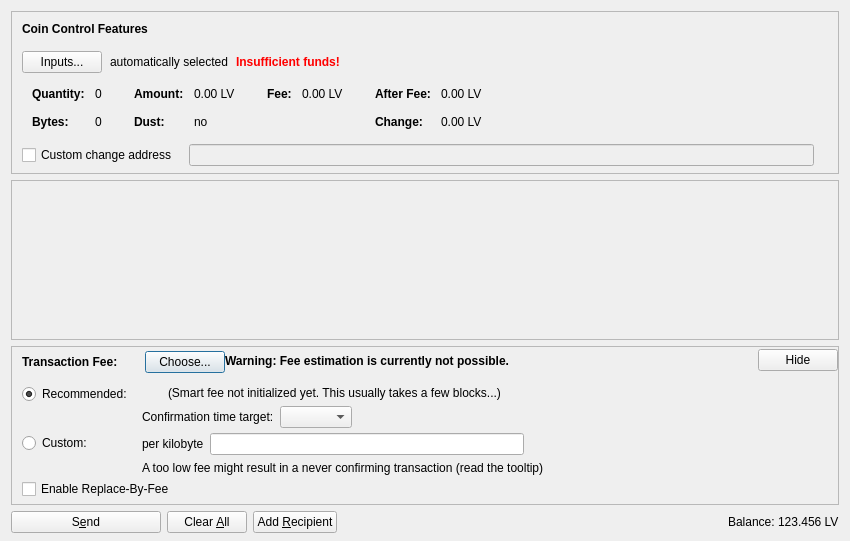
<?xml version="1.0" encoding="UTF-8"?>
<ui version="4.0">
 <class>SendCoinsDialog</class>
 <widget class="QDialog" name="SendCoinsDialog">
  <property name="geometry">
   <rect>
    <x>0</x>
    <y>0</y>
    <width>850</width>
    <height>541</height>
   </rect>
  </property>
  <property name="windowTitle">
   <string>Send Coins</string>
  </property>
  <layout class="QVBoxLayout" name="verticalLayout" stretch="0,1,0,0">
   <property name="bottomMargin">
    <number>8</number>
   </property>
   <item>
    <widget class="QFrame" name="frameCoinControl">
     <property name="sizePolicy">
      <sizepolicy hsizetype="Expanding" vsizetype="Expanding">
       <horstretch>0</horstretch>
       <verstretch>0</verstretch>
      </sizepolicy>
     </property>
     <property name="maximumSize">
      <size>
       <width>16777215</width>
       <height>16777215</height>
      </size>
     </property>
     <property name="frameShape">
      <enum>QFrame::StyledPanel</enum>
     </property>
     <property name="frameShadow">
      <enum>QFrame::Sunken</enum>
     </property>
     <layout class="QVBoxLayout" name="verticalLayoutCoinControl2">
      <property name="spacing">
       <number>0</number>
      </property>
      <property name="leftMargin">
       <number>0</number>
      </property>
      <property name="topMargin">
       <number>0</number>
      </property>
      <property name="rightMargin">
       <number>0</number>
      </property>
      <property name="bottomMargin">
       <number>6</number>
      </property>
      <item>
       <layout class="QVBoxLayout" name="verticalLayoutCoinControl" stretch="0,0,0,0,1">
        <property name="spacing">
         <number>0</number>
        </property>
        <property name="leftMargin">
         <number>10</number>
        </property>
        <property name="topMargin">
         <number>10</number>
        </property>
        <item>
         <layout class="QHBoxLayout" name="horizontalLayoutCoinControl1">
          <property name="bottomMargin">
           <number>15</number>
          </property>
          <item>
           <widget class="QLabel" name="labelCoinControlFeatures">
            <property name="sizePolicy">
             <sizepolicy hsizetype="Preferred" vsizetype="Maximum">
              <horstretch>0</horstretch>
              <verstretch>0</verstretch>
             </sizepolicy>
            </property>
            <property name="font">
             <font>
              <weight>75</weight>
              <bold>true</bold>
             </font>
            </property>
            <property name="styleSheet">
             <string notr="true">font-weight:bold;</string>
            </property>
            <property name="text">
             <string>Coin Control Features</string>
            </property>
           </widget>
          </item>
         </layout>
        </item>
        <item>
         <layout class="QHBoxLayout" name="horizontalLayoutCoinControl2" stretch="0,0,0,0">
          <property name="spacing">
           <number>8</number>
          </property>
          <property name="bottomMargin">
           <number>10</number>
          </property>
          <item>
           <widget class="QPushButton" name="pushButtonCoinControl">
            <property name="styleSheet">
             <string notr="true"/>
            </property>
            <property name="text">
             <string>Inputs...</string>
            </property>
            <property name="autoDefault">
             <bool>false</bool>
            </property>
           </widget>
          </item>
          <item>
           <widget class="QLabel" name="labelCoinControlAutomaticallySelected">
            <property name="text">
             <string>automatically selected</string>
            </property>
            <property name="margin">
             <number>5</number>
            </property>
           </widget>
          </item>
          <item>
           <widget class="QLabel" name="labelCoinControlInsuffFunds">
            <property name="font">
             <font>
              <weight>75</weight>
              <bold>true</bold>
             </font>
            </property>
            <property name="styleSheet">
             <string notr="true">color:red;font-weight:bold;</string>
            </property>
            <property name="text">
             <string>Insufficient funds!</string>
            </property>
            <property name="margin">
             <number>5</number>
            </property>
           </widget>
          </item>
          <item>
           <spacer name="horizontalSpacerCoinControl">
            <property name="orientation">
             <enum>Qt::Horizontal</enum>
            </property>
            <property name="sizeHint" stdset="0">
             <size>
              <width>40</width>
              <height>1</height>
             </size>
            </property>
           </spacer>
          </item>
         </layout>
        </item>
        <item>
         <widget class="QWidget" name="widgetCoinControl" native="true">
          <property name="sizePolicy">
           <sizepolicy hsizetype="Preferred" vsizetype="Preferred">
            <horstretch>0</horstretch>
            <verstretch>0</verstretch>
           </sizepolicy>
          </property>
          <property name="minimumSize">
           <size>
            <width>0</width>
            <height>0</height>
           </size>
          </property>
          <property name="styleSheet">
           <string notr="true"/>
          </property>
          <layout class="QHBoxLayout" name="horizontalLayoutCoinControl5">
           <property name="leftMargin">
            <number>0</number>
           </property>
           <property name="topMargin">
            <number>0</number>
           </property>
           <property name="rightMargin">
            <number>0</number>
           </property>
           <property name="bottomMargin">
            <number>0</number>
           </property>
           <item>
            <layout class="QHBoxLayout" name="horizontalLayoutCoinControl3" stretch="0,0,0,1">
             <property name="spacing">
              <number>20</number>
             </property>
             <property name="topMargin">
              <number>0</number>
             </property>
             <property name="bottomMargin">
              <number>10</number>
             </property>
             <item>
              <layout class="QFormLayout" name="formLayoutCoinControl1">
               <property name="horizontalSpacing">
                <number>10</number>
               </property>
               <property name="verticalSpacing">
                <number>14</number>
               </property>
               <property name="leftMargin">
                <number>10</number>
               </property>
               <property name="topMargin">
                <number>4</number>
               </property>
               <property name="rightMargin">
                <number>6</number>
               </property>
               <item row="0" column="0">
                <widget class="QLabel" name="labelCoinControlQuantityText">
                 <property name="font">
                  <font>
                   <weight>75</weight>
                   <bold>true</bold>
                  </font>
                 </property>
                 <property name="text">
                  <string>Quantity:</string>
                 </property>
                 <property name="margin">
                  <number>0</number>
                 </property>
                </widget>
               </item>
               <item row="0" column="1">
                <widget class="QLabel" name="labelCoinControlQuantity">
                 <property name="cursor">
                  <cursorShape>IBeamCursor</cursorShape>
                 </property>
                 <property name="contextMenuPolicy">
                  <enum>Qt::ActionsContextMenu</enum>
                 </property>
                 <property name="text">
                  <string notr="true">0</string>
                 </property>
                 <property name="margin">
                  <number>0</number>
                 </property>
                 <property name="textInteractionFlags">
                  <set>Qt::LinksAccessibleByMouse|Qt::TextSelectableByKeyboard|Qt::TextSelectableByMouse</set>
                 </property>
                </widget>
               </item>
               <item row="1" column="0">
                <widget class="QLabel" name="labelCoinControlBytesText">
                 <property name="font">
                  <font>
                   <weight>75</weight>
                   <bold>true</bold>
                  </font>
                 </property>
                 <property name="text">
                  <string>Bytes:</string>
                 </property>
                </widget>
               </item>
               <item row="1" column="1">
                <widget class="QLabel" name="labelCoinControlBytes">
                 <property name="cursor">
                  <cursorShape>IBeamCursor</cursorShape>
                 </property>
                 <property name="contextMenuPolicy">
                  <enum>Qt::ActionsContextMenu</enum>
                 </property>
                 <property name="text">
                  <string notr="true">0</string>
                 </property>
                 <property name="textInteractionFlags">
                  <set>Qt::LinksAccessibleByMouse|Qt::TextSelectableByKeyboard|Qt::TextSelectableByMouse</set>
                 </property>
                </widget>
               </item>
              </layout>
             </item>
             <item>
              <layout class="QFormLayout" name="formLayoutCoinControl2">
               <property name="horizontalSpacing">
                <number>10</number>
               </property>
               <property name="verticalSpacing">
                <number>14</number>
               </property>
               <property name="leftMargin">
                <number>6</number>
               </property>
               <property name="topMargin">
                <number>4</number>
               </property>
               <property name="rightMargin">
                <number>6</number>
               </property>
               <item row="0" column="0">
                <widget class="QLabel" name="labelCoinControlAmountText">
                 <property name="font">
                  <font>
                   <weight>75</weight>
                   <bold>true</bold>
                  </font>
                 </property>
                 <property name="text">
                  <string>Amount:</string>
                 </property>
                 <property name="margin">
                  <number>0</number>
                 </property>
                </widget>
               </item>
               <item row="0" column="1">
                <widget class="QLabel" name="labelCoinControlAmount">
                 <property name="cursor">
                  <cursorShape>IBeamCursor</cursorShape>
                 </property>
                 <property name="contextMenuPolicy">
                  <enum>Qt::ActionsContextMenu</enum>
                 </property>
                 <property name="text">
                  <string notr="true">0.00 LV</string>
                 </property>
                 <property name="textInteractionFlags">
                  <set>Qt::LinksAccessibleByMouse|Qt::TextSelectableByKeyboard|Qt::TextSelectableByMouse</set>
                 </property>
                </widget>
               </item>
               <item row="1" column="0">
                <widget class="QLabel" name="labelCoinControlLowOutputText">
                 <property name="font">
                  <font>
                   <weight>75</weight>
                   <bold>true</bold>
                  </font>
                 </property>
                 <property name="text">
                  <string>Dust:</string>
                 </property>
                </widget>
               </item>
               <item row="1" column="1">
                <widget class="QLabel" name="labelCoinControlLowOutput">
                 <property name="cursor">
                  <cursorShape>IBeamCursor</cursorShape>
                 </property>
                 <property name="contextMenuPolicy">
                  <enum>Qt::ActionsContextMenu</enum>
                 </property>
                 <property name="text">
                  <string notr="true">no</string>
                 </property>
                 <property name="textInteractionFlags">
                  <set>Qt::LinksAccessibleByMouse|Qt::TextSelectableByKeyboard|Qt::TextSelectableByMouse</set>
                 </property>
                </widget>
               </item>
              </layout>
             </item>
             <item>
              <layout class="QFormLayout" name="formLayoutCoinControl3">
               <property name="horizontalSpacing">
                <number>10</number>
               </property>
               <property name="verticalSpacing">
                <number>14</number>
               </property>
               <property name="leftMargin">
                <number>6</number>
               </property>
               <property name="topMargin">
                <number>4</number>
               </property>
               <property name="rightMargin">
                <number>6</number>
               </property>
               <item row="0" column="0">
                <widget class="QLabel" name="labelCoinControlFeeText">
                 <property name="font">
                  <font>
                   <weight>75</weight>
                   <bold>true</bold>
                  </font>
                 </property>
                 <property name="text">
                  <string>Fee:</string>
                 </property>
                 <property name="margin">
                  <number>0</number>
                 </property>
                </widget>
               </item>
               <item row="0" column="1">
                <widget class="QLabel" name="labelCoinControlFee">
                 <property name="cursor">
                  <cursorShape>IBeamCursor</cursorShape>
                 </property>
                 <property name="contextMenuPolicy">
                  <enum>Qt::ActionsContextMenu</enum>
                 </property>
                 <property name="text">
                  <string notr="true">0.00 LV</string>
                 </property>
                 <property name="textInteractionFlags">
                  <set>Qt::LinksAccessibleByMouse|Qt::TextSelectableByKeyboard|Qt::TextSelectableByMouse</set>
                 </property>
                </widget>
               </item>
              </layout>
             </item>
             <item>
              <layout class="QFormLayout" name="formLayoutCoinControl4">
               <property name="horizontalSpacing">
                <number>10</number>
               </property>
               <property name="verticalSpacing">
                <number>14</number>
               </property>
               <property name="leftMargin">
                <number>6</number>
               </property>
               <property name="topMargin">
                <number>4</number>
               </property>
               <property name="rightMargin">
                <number>6</number>
               </property>
               <item row="0" column="0">
                <widget class="QLabel" name="labelCoinControlAfterFeeText">
                 <property name="font">
                  <font>
                   <weight>75</weight>
                   <bold>true</bold>
                  </font>
                 </property>
                 <property name="text">
                  <string>After Fee:</string>
                 </property>
                 <property name="margin">
                  <number>0</number>
                 </property>
                </widget>
               </item>
               <item row="0" column="1">
                <widget class="QLabel" name="labelCoinControlAfterFee">
                 <property name="cursor">
                  <cursorShape>IBeamCursor</cursorShape>
                 </property>
                 <property name="contextMenuPolicy">
                  <enum>Qt::ActionsContextMenu</enum>
                 </property>
                 <property name="text">
                  <string notr="true">0.00 LV</string>
                 </property>
                 <property name="textInteractionFlags">
                  <set>Qt::LinksAccessibleByMouse|Qt::TextSelectableByKeyboard|Qt::TextSelectableByMouse</set>
                 </property>
                </widget>
               </item>
               <item row="1" column="0">
                <widget class="QLabel" name="labelCoinControlChangeText">
                 <property name="font">
                  <font>
                   <weight>75</weight>
                   <bold>true</bold>
                  </font>
                 </property>
                 <property name="text">
                  <string>Change:</string>
                 </property>
                </widget>
               </item>
               <item row="1" column="1">
                <widget class="QLabel" name="labelCoinControlChange">
                 <property name="cursor">
                  <cursorShape>IBeamCursor</cursorShape>
                 </property>
                 <property name="contextMenuPolicy">
                  <enum>Qt::ActionsContextMenu</enum>
                 </property>
                 <property name="text">
                  <string notr="true">0.00 LV</string>
                 </property>
                 <property name="textInteractionFlags">
                  <set>Qt::LinksAccessibleByMouse|Qt::TextSelectableByKeyboard|Qt::TextSelectableByMouse</set>
                 </property>
                </widget>
               </item>
              </layout>
             </item>
            </layout>
           </item>
          </layout>
         </widget>
        </item>
        <item>
         <layout class="QHBoxLayout" name="horizontalLayoutCoinControl4" stretch="0,0,0">
          <property name="spacing">
           <number>12</number>
          </property>
          <property name="sizeConstraint">
           <enum>QLayout::SetDefaultConstraint</enum>
          </property>
          <property name="topMargin">
           <number>5</number>
          </property>
          <property name="rightMargin">
           <number>5</number>
          </property>
          <item>
           <widget class="QCheckBox" name="checkBoxCoinControlChange">
            <property name="toolTip">
             <string>If this is activated, but the change address is empty or invalid, change will be sent to a newly generated address.</string>
            </property>
            <property name="text">
             <string>Custom change address</string>
            </property>
           </widget>
          </item>
          <item>
           <widget class="QValidatedLineEdit" name="lineEditCoinControlChange">
            <property name="enabled">
             <bool>false</bool>
            </property>
            <property name="sizePolicy">
             <sizepolicy hsizetype="Expanding" vsizetype="Fixed">
              <horstretch>0</horstretch>
              <verstretch>0</verstretch>
             </sizepolicy>
            </property>
           </widget>
          </item>
          <item>
           <widget class="QLabel" name="labelCoinControlChangeLabel">
            <property name="sizePolicy">
             <sizepolicy hsizetype="Preferred" vsizetype="Expanding">
              <horstretch>0</horstretch>
              <verstretch>0</verstretch>
             </sizepolicy>
            </property>
            <property name="minimumSize">
             <size>
              <width>0</width>
              <height>0</height>
             </size>
            </property>
            <property name="text">
             <string/>
            </property>
            <property name="margin">
             <number>3</number>
            </property>
           </widget>
          </item>
         </layout>
        </item>
        <item>
         <spacer name="verticalSpacerCoinControl">
          <property name="orientation">
           <enum>Qt::Vertical</enum>
          </property>
          <property name="sizeHint" stdset="0">
           <size>
            <width>800</width>
            <height>1</height>
           </size>
          </property>
         </spacer>
        </item>
       </layout>
      </item>
     </layout>
    </widget>
   </item>
   <item>
    <widget class="QScrollArea" name="scrollArea">
     <property name="widgetResizable">
      <bool>true</bool>
     </property>
     <widget class="QWidget" name="scrollAreaWidgetContents">
      <property name="geometry">
       <rect>
        <x>0</x>
        <y>0</y>
        <width>824</width>
        <height>69</height>
       </rect>
      </property>
      <layout class="QVBoxLayout" name="verticalLayout_2" stretch="0,1">
       <property name="leftMargin">
        <number>0</number>
       </property>
       <property name="topMargin">
        <number>0</number>
       </property>
       <property name="rightMargin">
        <number>0</number>
       </property>
       <property name="bottomMargin">
        <number>0</number>
       </property>
       <item>
        <layout class="QVBoxLayout" name="entries">
         <property name="spacing">
          <number>6</number>
         </property>
        </layout>
       </item>
       <item>
        <spacer name="verticalSpacer">
         <property name="orientation">
          <enum>Qt::Vertical</enum>
         </property>
         <property name="sizeHint" stdset="0">
          <size>
           <width>20</width>
           <height>40</height>
          </size>
         </property>
        </spacer>
       </item>
      </layout>
     </widget>
    </widget>
   </item>
   <item>
    <widget class="QFrame" name="frameFee">
     <property name="sizePolicy">
      <sizepolicy hsizetype="Expanding" vsizetype="Expanding">
       <horstretch>0</horstretch>
       <verstretch>0</verstretch>
      </sizepolicy>
     </property>
     <property name="maximumSize">
      <size>
       <width>16777215</width>
       <height>16777215</height>
      </size>
     </property>
     <property name="frameShape">
      <enum>QFrame::StyledPanel</enum>
     </property>
     <property name="frameShadow">
      <enum>QFrame::Sunken</enum>
     </property>
     <layout class="QVBoxLayout" name="verticalLayoutFee1">
      <property name="spacing">
       <number>0</number>
      </property>
      <property name="leftMargin">
       <number>0</number>
      </property>
      <property name="topMargin">
       <number>0</number>
      </property>
      <property name="rightMargin">
       <number>0</number>
      </property>
      <property name="bottomMargin">
       <number>0</number>
      </property>
      <item>
       <layout class="QVBoxLayout" name="verticalLayoutFee2" stretch="0,0,0">
        <property name="spacing">
         <number>0</number>
        </property>
        <property name="leftMargin">
         <number>10</number>
        </property>
        <property name="topMargin">
         <number>0</number>
        </property>
        <item>
         <layout class="QHBoxLayout" name="horizontalLayoutFee1">
          <property name="bottomMargin">
           <number>0</number>
          </property>
          <item>
           <layout class="QVBoxLayout" name="verticalLayoutFee7">
            <property name="spacing">
             <number>0</number>
            </property>
            <item>
             <spacer name="verticalSpacerSmartFee">
              <property name="orientation">
               <enum>Qt::Vertical</enum>
              </property>
              <property name="sizeType">
               <enum>QSizePolicy::Fixed</enum>
              </property>
              <property name="sizeHint" stdset="0">
               <size>
                <width>1</width>
                <height>4</height>
               </size>
              </property>
             </spacer>
            </item>
            <item>
             <layout class="QHBoxLayout" name="horizontalLayoutSmartFee">
              <property name="spacing">
               <number>10</number>
              </property>
              <item>
               <widget class="QLabel" name="labelFeeHeadline">
                <property name="sizePolicy">
                 <sizepolicy hsizetype="Preferred" vsizetype="Maximum">
                  <horstretch>0</horstretch>
                  <verstretch>0</verstretch>
                 </sizepolicy>
                </property>
                <property name="font">
                 <font>
                  <weight>75</weight>
                  <bold>true</bold>
                 </font>
                </property>
                <property name="styleSheet">
                 <string notr="true">font-weight:bold;</string>
                </property>
                <property name="text">
                 <string>Transaction Fee:</string>
                </property>
               </widget>
              </item>
              <item>
               <widget class="QLabel" name="labelFeeMinimized">
                <property name="text">
                 <string/>
                </property>
               </widget>
              </item>
              <item>
               <widget class="QPushButton" name="buttonChooseFee">
                <property name="text">
                 <string>Choose...</string>
                </property>
               </widget>
              </item>
             </layout>
            </item>
            <item>
             <spacer name="verticalSpacer_5">
              <property name="orientation">
               <enum>Qt::Vertical</enum>
              </property>
              <property name="sizeHint" stdset="0">
               <size>
                <width>1</width>
                <height>1</height>
               </size>
              </property>
             </spacer>
            </item>
           </layout>
          </item>
          <item>
           <widget class="QLabel" name="fallbackFeeWarningLabel">
            <property name="font">
             <font>
              <weight>75</weight>
              <bold>true</bold>
             </font>
            </property>
            <property name="toolTip">
             <string>Using the fallbackfee can result in sending a transaction that will take several hours or days (or never) to confirm. Consider choosing your fee manually or wait until you have validated the complete chain.</string>
            </property>
            <property name="text">
             <string>Warning: Fee estimation is currently not possible.</string>
            </property>
            <property name="wordWrap">
             <bool>false</bool>
            </property>
           </widget>
          </item>
          <item>
           <spacer name="horizontalSpacer_4">
            <property name="orientation">
             <enum>Qt::Horizontal</enum>
            </property>
            <property name="sizeType">
             <enum>QSizePolicy::MinimumExpanding</enum>
            </property>
            <property name="sizeHint" stdset="0">
             <size>
              <width>40</width>
              <height>20</height>
             </size>
            </property>
           </spacer>
          </item>
          <item>
           <widget class="QPushButton" name="buttonMinimizeFee">
            <property name="toolTip">
             <string>collapse fee-settings</string>
            </property>
            <property name="text">
             <string>Hide</string>
            </property>
           </widget>
          </item>
         </layout>
        </item>
        <item>
         <widget class="QFrame" name="frameFeeSelection">
          <layout class="QVBoxLayout" name="verticalLayoutFee12">
           <property name="spacing">
            <number>0</number>
           </property>
           <property name="leftMargin">
            <number>0</number>
           </property>
           <property name="topMargin">
            <number>0</number>
           </property>
           <property name="rightMargin">
            <number>0</number>
           </property>
           <property name="bottomMargin">
            <number>0</number>
           </property>
           <item>
            <layout class="QGridLayout" name="gridLayoutFee">
             <property name="topMargin">
              <number>10</number>
             </property>
             <property name="bottomMargin">
              <number>4</number>
             </property>
             <property name="horizontalSpacing">
              <number>10</number>
             </property>
             <property name="verticalSpacing">
              <number>4</number>
             </property>
             <item row="1" column="1">
              <layout class="QVBoxLayout" name="verticalLayoutFee8">
               <property name="spacing">
                <number>6</number>
               </property>
               <item>
                <layout class="QHBoxLayout" name="horizontalLayoutFee13">
                 <item>
                  <widget class="QLabel" name="labelCustomPerKilobyte">
                   <property name="toolTip">
                    <string>Specify a custom fee per kB (1,000 bytes) of the transaction's virtual size.

Note:  Since the fee is calculated on a per-byte basis, a fee of &quot;100 satoshis per kB&quot; for a transaction size of 500 bytes (half of 1 kB) would ultimately yield a fee of only 50 satoshis.</string>
                   </property>
                   <property name="text">
                    <string>per kilobyte</string>
                   </property>
                  </widget>
                 </item>
                 <item>
                  <widget class="BitcoinAmountField" name="customFee"/>
                 </item>
                 <item>
                  <spacer name="horizontalSpacer_6">
                   <property name="orientation">
                    <enum>Qt::Horizontal</enum>
                   </property>
                   <property name="sizeHint" stdset="0">
                    <size>
                     <width>1</width>
                     <height>1</height>
                    </size>
                   </property>
                  </spacer>
                 </item>
                </layout>
               </item>
               <item>
                <layout class="QHBoxLayout" name="horizontalLayoutFee8">
                 <item>
                  <widget class="QLabel" name="labelCustomFeeWarning">
                   <property name="enabled">
                    <bool>true</bool>
                   </property>
                   <property name="toolTip">
                    <string>When there is less transaction volume than space in the blocks, miners as well as relaying nodes may enforce a minimum fee. Paying only this minimum fee is just fine, but be aware that this can result in a never confirming transaction once there is more demand for bitcoin transactions than the network can process.</string>
                   </property>
                   <property name="text">
                    <string>A too low fee might result in a never confirming transaction (read the tooltip)</string>
                   </property>
                  </widget>
                 </item>
                 <item>
                  <spacer name="horizontalSpacer_2">
                   <property name="orientation">
                    <enum>Qt::Horizontal</enum>
                   </property>
                   <property name="sizeHint" stdset="0">
                    <size>
                     <width>1</width>
                     <height>1</height>
                    </size>
                   </property>
                  </spacer>
                 </item>
                </layout>
               </item>
              </layout>
             </item>
             <item row="0" column="0">
              <layout class="QVBoxLayout" name="verticalLayoutFee4" stretch="0,1">
               <item>
                <widget class="QRadioButton" name="radioSmartFee">
                 <property name="text">
                  <string>Recommended:</string>
                 </property>
                 <property name="checked">
                  <bool>true</bool>
                 </property>
                 <attribute name="buttonGroup">
                  <string notr="true">groupFee</string>
                 </attribute>
                </widget>
               </item>
               <item>
                <spacer name="verticalSpacer_2">
                 <property name="orientation">
                  <enum>Qt::Vertical</enum>
                 </property>
                 <property name="sizeHint" stdset="0">
                  <size>
                   <width>1</width>
                   <height>1</height>
                  </size>
                 </property>
                </spacer>
               </item>
              </layout>
             </item>
             <item row="1" column="0">
              <layout class="QVBoxLayout" name="verticalLayoutFee9" stretch="0,1">
               <item>
                <widget class="QRadioButton" name="radioCustomFee">
                 <property name="text">
                  <string>Custom:</string>
                 </property>
                 <attribute name="buttonGroup">
                  <string notr="true">groupFee</string>
                 </attribute>
                </widget>
               </item>
               <item>
                <spacer name="verticalSpacer_6">
                 <property name="orientation">
                  <enum>Qt::Vertical</enum>
                 </property>
                 <property name="sizeHint" stdset="0">
                  <size>
                   <width>1</width>
                   <height>1</height>
                  </size>
                 </property>
                </spacer>
               </item>
              </layout>
             </item>
             <item row="0" column="1">
              <layout class="QVBoxLayout" name="verticalLayoutFee3" stretch="0,0,1">
               <property name="spacing">
                <number>6</number>
               </property>
               <property name="topMargin">
                <number>2</number>
               </property>
               <item>
                <layout class="QHBoxLayout" name="horizontalLayoutFee12">
                 <item>
                  <widget class="QLabel" name="labelSmartFee">
                   <property name="text">
                    <string/>
                   </property>
                  </widget>
                 </item>
                 <item>
                  <widget class="QLabel" name="labelFeeEstimation">
                   <property name="text">
                    <string/>
                   </property>
                  </widget>
                 </item>
                 <item>
                  <widget class="QLabel" name="labelSmartFee2">
                   <property name="text">
                    <string>(Smart fee not initialized yet. This usually takes a few blocks...)</string>
                   </property>
                  </widget>
                 </item>
                 <item>
                  <spacer name="horizontalSpacer_5">
                   <property name="orientation">
                    <enum>Qt::Horizontal</enum>
                   </property>
                   <property name="sizeHint" stdset="0">
                    <size>
                     <width>1</width>
                     <height>1</height>
                    </size>
                   </property>
                  </spacer>
                 </item>
                </layout>
               </item>
               <item>
                <layout class="QHBoxLayout" name="horizontalLayoutFee9">
                 <item>
                  <layout class="QVBoxLayout" name="verticalLayoutFee6">
                   <item>
                    <widget class="QLabel" name="labelSmartFee3">
                     <property name="text">
                      <string>Confirmation time target:</string>
                     </property>
                    </widget>
                   </item>
                  </layout>
                 </item>
                 <item>
                  <layout class="QVBoxLayout" name="verticalLayoutFee5">
                   <property name="rightMargin">
                    <number>30</number>
                   </property>
                   <item>
                    <layout class="QHBoxLayout" name="horizontalLayoutConfTarget">
                     <property name="bottomMargin">
                      <number>0</number>
                     </property>
                     <item>
                      <widget class="QComboBox" name="confTargetSelector"/>
                     </item>
                     <item>
                      <spacer name="horizontalSpacerConfTarget">
                       <property name="orientation">
                        <enum>Qt::Horizontal</enum>
                       </property>
                       <property name="sizeHint" stdset="0">
                        <size>
                         <width>40</width>
                         <height>20</height>
                        </size>
                       </property>
                      </spacer>
                     </item>
                    </layout>
                   </item>
                  </layout>
                 </item>
                </layout>
               </item>
               <item>
                <spacer name="verticalSpacer_4">
                 <property name="orientation">
                  <enum>Qt::Vertical</enum>
                 </property>
                 <property name="sizeHint" stdset="0">
                  <size>
                   <width>1</width>
                   <height>1</height>
                  </size>
                 </property>
                </spacer>
               </item>
              </layout>
             </item>
            </layout>
           </item>
           <item>
            <widget class="QCheckBox" name="optInRBF">
             <property name="toolTip">
              <string>With Replace-By-Fee (BIP-125) you can increase a transaction's fee after it is sent. Without this, a higher fee may be recommended to compensate for increased transaction delay risk.</string>
             </property>
             <property name="text">
              <string>Enable Replace-By-Fee</string>
             </property>
            </widget>
           </item>
          </layout>
         </widget>
        </item>
        <item>
         <spacer name="verticalSpacerFee">
          <property name="orientation">
           <enum>Qt::Vertical</enum>
          </property>
          <property name="sizeHint" stdset="0">
           <size>
            <width>40</width>
            <height>5</height>
           </size>
          </property>
         </spacer>
        </item>
       </layout>
      </item>
     </layout>
    </widget>
   </item>
   <item>
    <layout class="QHBoxLayout" name="horizontalLayout">
     <item>
      <widget class="QPushButton" name="sendButton">
       <property name="minimumSize">
        <size>
         <width>150</width>
         <height>0</height>
        </size>
       </property>
       <property name="toolTip">
        <string>Confirm the send action</string>
       </property>
       <property name="text">
        <string>S&amp;end</string>
       </property>
       <property name="icon">
        <iconset resource="../bitcoin.qrc">
         <normaloff>:/icons/send</normaloff>:/icons/send</iconset>
       </property>
       <property name="autoDefault">
        <bool>false</bool>
       </property>
       <property name="default">
        <bool>false</bool>
       </property>
      </widget>
     </item>
     <item>
      <widget class="QPushButton" name="clearButton">
       <property name="sizePolicy">
        <sizepolicy hsizetype="Minimum" vsizetype="Fixed">
         <horstretch>0</horstretch>
         <verstretch>0</verstretch>
        </sizepolicy>
       </property>
       <property name="toolTip">
        <string>Clear all fields of the form.</string>
       </property>
       <property name="text">
        <string>Clear &amp;All</string>
       </property>
       <property name="icon">
        <iconset resource="../bitcoin.qrc">
         <normaloff>:/icons/remove</normaloff>:/icons/remove</iconset>
       </property>
       <property name="autoDefault">
        <bool>false</bool>
       </property>
      </widget>
     </item>
     <item>
      <widget class="QPushButton" name="addButton">
       <property name="toolTip">
        <string>Send to multiple recipients at once</string>
       </property>
       <property name="text">
        <string>Add &amp;Recipient</string>
       </property>
       <property name="icon">
        <iconset resource="../bitcoin.qrc">
         <normaloff>:/icons/add</normaloff>:/icons/add</iconset>
       </property>
       <property name="autoDefault">
        <bool>false</bool>
       </property>
      </widget>
     </item>
     <item>
      <spacer name="horizontalSpacer">
       <property name="orientation">
        <enum>Qt::Horizontal</enum>
       </property>
       <property name="sizeHint" stdset="0">
        <size>
         <width>40</width>
         <height>20</height>
        </size>
       </property>
      </spacer>
     </item>
     <item>
      <layout class="QHBoxLayout" name="horizontalLayout_2">
       <property name="spacing">
        <number>3</number>
       </property>
       <item>
        <widget class="QLabel" name="label">
         <property name="sizePolicy">
          <sizepolicy hsizetype="Preferred" vsizetype="Fixed">
           <horstretch>0</horstretch>
           <verstretch>0</verstretch>
          </sizepolicy>
         </property>
         <property name="text">
          <string>Balance:</string>
         </property>
        </widget>
       </item>
       <item>
        <widget class="QLabel" name="labelBalance">
         <property name="sizePolicy">
          <sizepolicy hsizetype="Preferred" vsizetype="Fixed">
           <horstretch>0</horstretch>
           <verstretch>0</verstretch>
          </sizepolicy>
         </property>
         <property name="cursor">
          <cursorShape>IBeamCursor</cursorShape>
         </property>
         <property name="text">
          <string notr="true">123.456 LV</string>
         </property>
         <property name="textInteractionFlags">
          <set>Qt::LinksAccessibleByMouse|Qt::TextSelectableByKeyboard|Qt::TextSelectableByMouse</set>
         </property>
        </widget>
       </item>
      </layout>
     </item>
    </layout>
   </item>
  </layout>
 </widget>
 <customwidgets>
  <customwidget>
   <class>QValidatedLineEdit</class>
   <extends>QLineEdit</extends>
   <header>qt/qvalidatedlineedit.h</header>
  </customwidget>
  <customwidget>
   <class>BitcoinAmountField</class>
   <extends>QLineEdit</extends>
   <header>qt/bitcoinamountfield.h</header>
   <container>1</container>
  </customwidget>
 </customwidgets>
 <resources>
  <include location="../bitcoin.qrc"/>
 </resources>
 <connections/>
 <buttongroups>
  <buttongroup name="groupFee"/>
 </buttongroups>
</ui>
